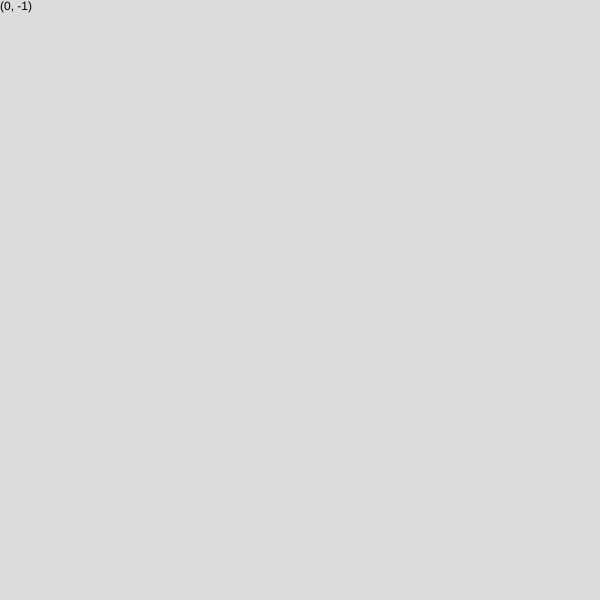
Frame 1 (no input)
Frame 60 (no input): identical to frame 1, image omitted
Frame 120 (the mouse pressed at the canvas centre since frame 60): blank canvas, image omitted

The p5.js sketch that drew this single still picture (run headless with seeded random() and noise() and a simulated clock; from frame 60 on, the mouse is pressed at the canvas centre):

// p5.js sketch
// ── sketch.js
let raio = 0, xc = 0, yc = 0;
const t_pixel = 25;
const c = 600;
let mode = false;
let raio_input, menu, circ;
function setup() {
  const canvas = createCanvas(c, c);
  canvas.position(0, 30);
  raio_input = createInput().attribute('placeholder', 'raio');
  
  menu = createSelect();
  menu.option('Equação Paramétrica');
  menu.option('Incremental com Simetria');
  menu.option('Bresenham');
}
//funcao que simula um pixel
function pixel( A, B){
  // t_pixel é o tamanho do pixel
  A = round(A) * t_pixel;
  B = round(B) * t_pixel;
  fill(100);
  rect(A, B, t_pixel, t_pixel);
}

function parametrica(){
  let x = xc + raio;
  let y = yc;
  for(let t = 1; t <= 360; t ++){
    pixel(x, y);
    x =  xc + raio * cos(PI * t / 180);
    y =  yc + raio * sin(PI * t / 180);
  }
}
function pixel_octante(a, b){
  pixel(xc + a, yc + b);
  pixel(xc + a, yc - b);
  pixel(xc - a, yc + b);
  pixel(xc - a, yc - b);
  pixel(xc + b, yc + a);
  pixel(xc + b, yc - a);
  pixel(xc - b, yc + a);
  pixel(xc - b, yc - a);
}

function simetria(){
  let theta = 1 / raio;
  let cos_theta =  cos(theta);
  let sin_theta = sin(theta);
  let x = 0;
  let y = raio;
  let X, Y;
  for (let r = 1; r <= raio ; r ++){
    pixel_octante(x, y);
    X = x * cos_theta - y * sin_theta;
    Y = y * cos_theta + x * sin_theta;
    x = X; y = Y;
  }
}

function bresenham(){
  let x = 0;
  let y = raio;
  
  let p = 1 - raio;
  
  while(x <= y){
    pixel_octante(x, y);
    if(p >= 0){
      y -= 1;
      p += 2 * x - 2 * y + 5;
    }
    else{
      p += 2 * x + 3;
    }
    x ++;
  }
}

function draw() {
  background(220);
  text( "(" + round(mouseX/t_pixel) +", " + round(mouseY/t_pixel) + ")", 0, 10);
  if(mode == true){
    if(raio_input.value() != "")
      raio = parseInt(raio_input.value(), 10);
    if(circ == 'Equação Paramétrica')
      parametrica();
    if(circ == 'Incremental com Simetria')
      simetria();
    if(circ == 'Bresenham')
      bresenham();
  }
}

function mouseClicked() {
  if(mouseY >= 0){
    xc = round(mouseX/t_pixel); yc = round(mouseY/t_pixel);
    mode = true;
  }
  circ = menu.value();
  //print(xc, yc);
  redraw();
}
